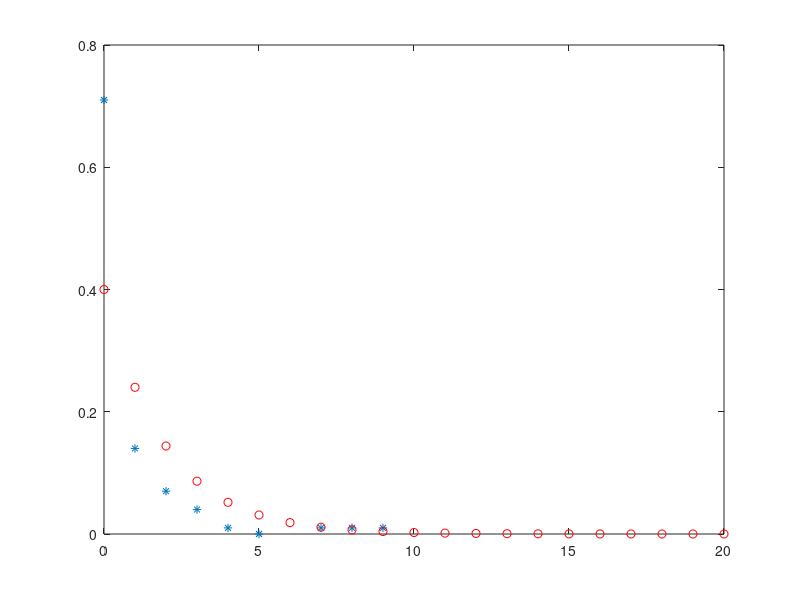

Here is the MATLAB script that generated this plot:
clear all
pkg load statistics
p=0.4
N=100
X=zeros(1,N);
for i=1:N
   X(i)=0;
   while rand>=p
     X(i)=X(i)+1;
   endwhile
endfor

k=0:20
px=geopdf(k,p);
U_X=unique(X);
n_X=hist(X,length(U_X));
rel_freq=n_X/N;
clf
plot(U_X, rel_freq, "*", k, px, "ro");
